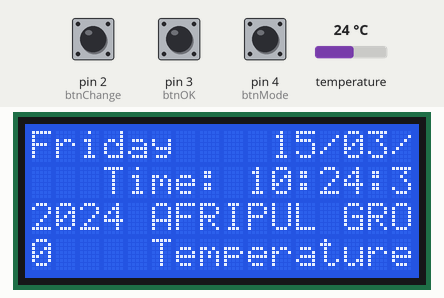
Recording of a sketch running on a simulated Arduino Uno, built with avr-gcc and run on an emulated ATmega328P. On the bench: 16×4 character LCD. The inputs (shaded band) are chosen by the test bench; at power-on: pin 4 (btnMode) HIGH, pin 3 (btnOK) HIGH, pin 2 (btnChange) HIGH, temperature 24 °C. The local clock reads 2024-03-15 10:24:30 at power-on unless the sketch sets it; what the sketch prints to the serial monitor is not drawn.

Above: at 1.2 s.
1.3 s: pin 4 (btnMode) pulled LOW for 0.45 s
At 2.6 s:
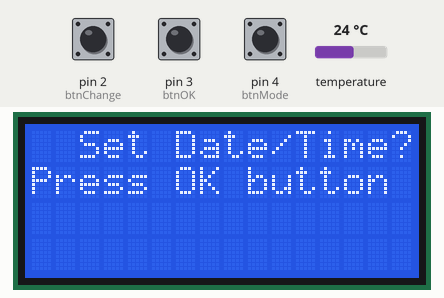
3.2 s: pin 3 (btnOK) pulled LOW for 0.45 s
At 4.5 s:
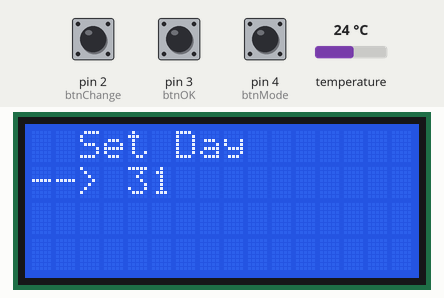
5.4 s: pin 3 (btnOK) pulled LOW for 3.2 s
At 8.1 s:
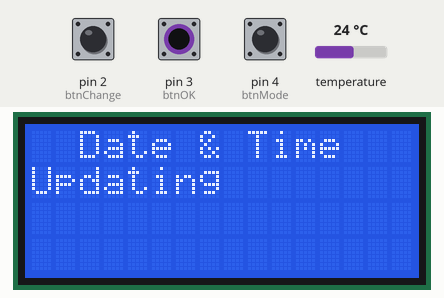
10.1 s: pin 4 (btnMode) pulled LOW for 3.2 s
At 13.18 s:
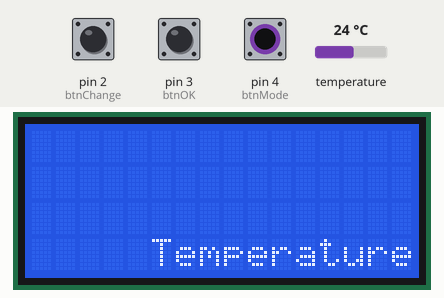
14.8 s: pin 3 (btnOK) driven LOW and pin 4 (btnMode) driven LOW
At 15.53 s:
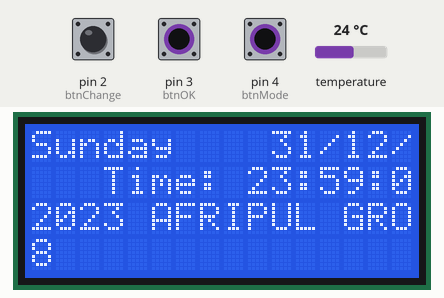
17.8 s: pin 2 (btnChange) pulled LOW for 0.45 s
At 18.32 s:
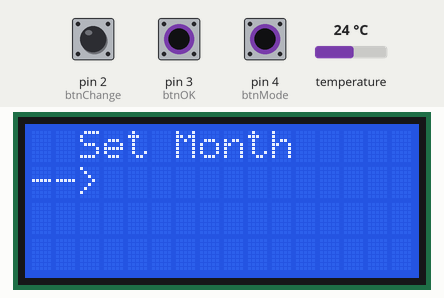

The sketch:

Automated_bell_main.ino
```cpp
#include <Wire.h>
#include <LiquidCrystal_I2C.h>
#include <Wire.h>
#include <DS3231.h>
DS3231 clock;
RTCDateTime dt;


LiquidCrystal_I2C lcd(0x27,16,4);

/////////////////////////////
const int btnChange = 2;
const int btnOK = 3;
const int btnMode = 4;

int alarmHour = 12;
int alarmMinutes = 0;
boolean hourMode = 0;
boolean alarmOn = 1;
int M = 12;
int D = 31;
int Y = 2023;
int day = 7;
int h = 23;
int m = 59;

int addrH[] = {0, 1, 2, 3, 4};
int addrM[] = {5, 6, 7, 8, 9};

float temp;
int mode = 1;
int submode = 1;


///////////////////

void setup()
{

 lcd.init();
 lcd.backlight();
 lcd.clear();
 clock.begin();
//clock.setDateTime( __DATE__ , __TIME__ );

  pinMode(btnChange, INPUT_PULLUP);
  pinMode(btnOK, INPUT_PULLUP);
  pinMode(btnMode, INPUT_PULLUP);
  Serial.begin(9600);

}


void loop()
{

if (digitalRead(btnMode) == LOW) {
    mode++;
    Serial.println("btnMode press");
    if (mode == 3) {
      mode = 1;
    }
    submode = 0;
    lcd.clear();
    delay(100 );
  }

  if (mode == 1) {


    myshow();
    Temp();
    sendDateTime();

  }

  if (mode == 2) {
    setTime();


  }
delay(100);
}
///////////////////////////////////////////
void Temp(){
  clock.forceConversion();
   lcd.setCursor(1, 3);
  lcd.print("Temperature: ");
  temp = clock.readTemperature() - 3;

  lcd.print(temp);
  delay(100);

}
void myshow() {
  static int lastSecond = -1; // To keep track of the last displayed second
  dt = clock.getDateTime();

  // Update only if the second has changed
  if (dt.second != lastSecond) {
    lastSecond = dt.second;

    char buffer[3]; // Buffer to hold padded numbers

    // Update the date
    lcd.setCursor(0, 0);
    switch (dt.dayOfWeek) {
      case 1: lcd.print("Monday    "); break;
      case 2: lcd.print("Tuesday   "); break;
      case 3: lcd.print("Wednesday "); break;
      case 4: lcd.print("Thursday  "); break;
      case 5: lcd.print("Friday    "); break;
      case 6: lcd.print("Saturday  "); break;
      case 7: lcd.print("Sunday    "); break;
    }
    lcd.setCursor(10, 0);

    sprintf(buffer, "%02d", dt.day);
    lcd.print(buffer);
    lcd.print('/');
    sprintf(buffer, "%02d", dt.month);
    lcd.print(buffer);
    lcd.print('/');
    lcd.print(dt.year);

    // Update the time
    lcd.setCursor(3, 1);
    lcd.print("Time: ");
    sprintf(buffer, "%02d", dt.hour);
    lcd.print(buffer);
    lcd.print(':');
    sprintf(buffer, "%02d", dt.minute);
    lcd.print(buffer);
    lcd.print(':');
    sprintf(buffer, "%02d", dt.second);
    lcd.print(buffer);

    // Update the static text
    lcd.setCursor(1, 2);
    lcd.print("AFRIPUL GROUP TOGO");

    delay(100);
  }
}


  void sendDateTime() {
     dt = clock.getDateTime();
  Serial.print(dt.dayOfWeek);
  Serial.print(",");
  Serial.print(dt.hour);
  Serial.print(",");
  Serial.print(dt.minute);
  Serial.print(",");
  Serial.println(dt.second);
  delay(100);
}
void setTime() {
  lcd.setCursor(0, 0);
  lcd.write(2);

  if (digitalRead(btnOK) == LOW) {
    submode++;
    if (submode > 7) {
      submode = 0;
    }
    delay(200);
    lcd.clear();
  }

  if (submode == 0) {
    lcd.setCursor(2, 0);
    lcd.print("Set Date/Time?");
    lcd.setCursor(0, 1);
    lcd.print("Press OK button");
  }
  if (submode == 1) {
    lcd.setCursor(2, 0);
    lcd.print("Set Month");
    lcd.setCursor(0, 1);
    lcd.print("--> ");
    if (digitalRead(btnChange) == LOW) {
      M++;
      if (M == 13) {
        M = 1;
      }
      delay(200);
    }
    lcd.print(M);
    lcd.print(" ");
  }
  if (submode == 2) {
    lcd.setCursor(2, 0);
    lcd.print("Set Day");
    lcd.setCursor(0, 1);
    lcd.print("--> ");
    if (digitalRead(btnChange) == LOW) {
      D++;
      if (D == 32) {
        D = 1;
      }
      delay(200);
    }
    lcd.print(D);
    lcd.print(" ");
  }
  if (submode == 3) {
    lcd.setCursor(2, 0);
    lcd.print("Set Year");
    lcd.setCursor(0, 1);
    lcd.print("--> ");
    if (digitalRead(btnChange) == LOW) {
      Y++;
      if (Y == 2050) {
        Y = 2000;
      }
      delay(200);
    }
    lcd.print(Y);
  }
  if (submode == 4) {
    lcd.setCursor(2, 0);
    lcd.print("Set Day of the Week");
    lcd.setCursor(0, 1);
    lcd.print("--> ");
    if (digitalRead(btnChange) == LOW) {
      day++;
      if (day == 8) {
        day = 1;
      }
      delay(200);
    }
    switch (day) {
      case 1: lcd.print("Monday ");
        break;
      case 2: lcd.print("Tuesday ");
        break;
      case 3: lcd.print("Wednesday ");
        break;
      case 4: lcd.print("Thursday ");
        break;
      case 5: lcd.print("Friday ");
        break;
      case 6: lcd.print("Saturday ");
        break;
      case 7: lcd.print("Sunday ");
        break;
    }
  }
  if (submode == 5) {
    lcd.setCursor(2, 0);
    lcd.print("Set Hour");
    lcd.setCursor(0, 1);
    lcd.print("--> ");
    if (digitalRead(btnChange) == LOW) {
      h++;
      if (h == 24) {
        h = 0;
      }
      delay(200);
    }
    lcd.print(h);
    lcd.print(" ");
  }
  if (submode == 6) {
    lcd.setCursor(2, 0);
    lcd.print("Set Minutes");
    lcd.setCursor(0, 1);
    lcd.print("--> ");
    if (digitalRead(btnChange) == LOW) {
      m++;
      if (m == 60) {
        m = 0;
      }
      delay(200);
    }
    lcd.print(m);
    lcd.print(" ");
  }
  if (submode == 7) {
    lcd.setCursor(2, 0);
    lcd.print("Date & Time");
    lcd.setCursor(0, 1);
    lcd.print("Updating");

    // Correct function to set the date and time
    clock.setDateTime(Y, M, D, h, m, 0);  // Set date and time without dayOfWeek

    delay(2000);
    lcd.clear();
    mode = 1;
  }
}
```

Measured:
- after the input at 1.3 s, the display: first changes after 0.36 s (image 1 shows a later state)
- after the input at 3.2 s, the display: first changes after 0.34 s (image 2 shows a later state)
- after the input at 5.4 s, the display: first changes after 0.30 s (image 3 shows a later state)
- after the input at 10.1 s, the display: first changes after 0.12 s (image 4 shows a later state)
- after the input at 14.8 s, the display: first changes after 0.10 s (image 5 shows a later state)
- what the display in image 0 shows lasts 1.0 s, from 0.2 s to 1.2 s
